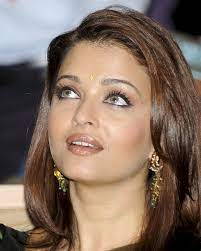
#> input picture Dataset/Aishwarya Rai/download (3).jfif, 201 x 251 px, given in place of the camera
$ jupyter execute --allow-errors face.ipynb
#> lines starting #> are read from the running program, lines starting #| are printed output that depends on the picture; after the words box and inside, x2 and y2 are one past the last pixel; in counts of white or black regions, pixels touching at a corner belong together
#> further down, frame is the input picture: shape (251, 201, 3); mean B, G, R 95.9, 109.2, 129.9
[cell 1]
import cv2
import numpy as np
import matplotlib.pyplot as plt
import os
import glob
import dlib
import uuid
import tensorflow as tf

#> (a cell that did not finish here is left out)

[cell 3]
# PATH = os.path.join('D:\\ML DEEP LEARNING FACE\\Masked Face Recognition\\database\\Test\\Kamya')
PATH = os.path.join('D:\\ML DEEP LEARNING FACE\\Masked Face Recognition\\database\\Train\\Varsha')
PATH

[cell 4]
def increase_brightness(img, value=30):
    # img = os.path.join(PATH,im)
    hsv = cv2.cvtColor(img, cv2.COLOR_BGR2HSV)
    h, s, v = cv2.split(hsv)

    lim = 255 - value
    v[v > lim] = 255
    v[v <= lim] += value

    final_hsv = cv2.merge((h, s, v))
    img = cv2.cvtColor(final_hsv, cv2.COLOR_HSV2BGR)
    return img

[cell 5]
im = cv2.imread('database\\Train\\Shrey\\fb91105e-2af8-11ed-a74f-a42b5c8c19cf.jpg')
# [4 lines of commented-out code are left out]
type(np.array(im))
# type(im)

[cell 6]
cap = cv2.VideoCapture(0)
i = 0
#> (the rest of this cell did not finish here and is left out)

[cell 7]
cap = cv2.VideoCapture(0)
# PATH = os.path.join('Practice', 'images')
# os.makedirs(PATH)
cascade_classifier = cv2.CascadeClassifier('D:\\ML DEEP LEARNING FACE\\Masked Face Recognition\\haarcascade_frontalface_default.xml')

while cap.isOpened():
    ret,frame=cap.read()
    gray = cv2.cvtColor(frame,cv2.COLOR_BGR2GRAY)
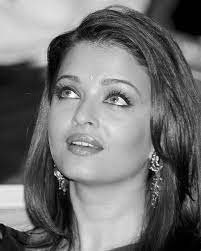
#> gray: shape (251, 201); min 0, max 255, mean 113.9
    detection = cascade_classifier.detectMultiScale(gray,1.3,5)
#> detection = [[30, 51, 128, 128]]
#     cv2.imshow('frame',frame)

    for d in detection:
        (x,y,w,h)=d
        frame = cv2.rectangle(frame,(x,y),(x+w,y+h),(0,255,0),2)
#> this loop made 1 pass
#> pass 1, `frame = cv2.rectangle(frame,(x,y),(x+w,y+h),(0,255,0),2)`:
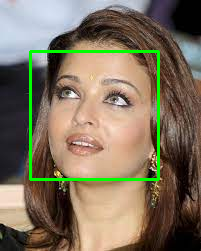
#> frame: shape (251, 201, 3); 3.04% of pixels changed, all inside (x1, y1, x2, y2) = (29, 50, 160, 181)
        # img_crop=frame[y:y+h,x:x+w]
        # img_crop=cv2.resize(img_crop,(255,255))

    cv2.imshow('frame',frame)

    if cv2.waitKey(1) & 0XFF == ord('q'):
#> (key q is pressed here)
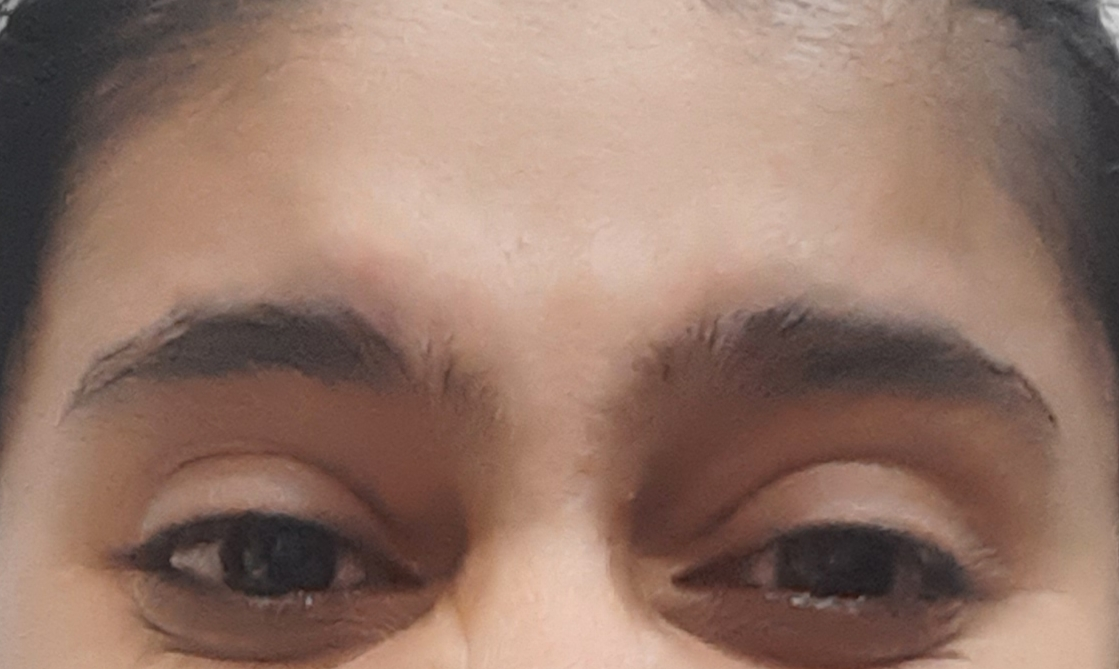
#> input picture database/Train/Varsha/IMG_20220904_010727.jpg, 1119 x 669 px, found by its file name
#> further down, img is the input picture: shape (669, 1119, 3); mean B, G, R 105.1, 118.5, 148
        break
cap.release()
cv2.destroyAllWindows()

[cell 8]
def data_aug(img):
    data = []
    for i in range(4):
        img = tf.image.stateless_random_brightness(img, max_delta=0.02, seed=(1,2))
        img = tf.image.stateless_random_contrast(img, lower=0.6, upper=1, seed=(1,3))
        img = tf.image.stateless_random_flip_left_right(img, seed=(np.random.randint(100),np.random.randint(100)))
        img = tf.image.stateless_random_jpeg_quality(img, min_jpeg_quality=90, max_jpeg_quality=100, seed=(np.random.randint(100),np.random.randint(100)))
        img = tf.image.stateless_random_saturation(img, lower=0.9,upper=1, seed=(np.random.randint(100),np.random.randint(100)))

        data.append(img)
#> after the loop, data = []

    return data

#> (a cell that did not finish here is left out)
